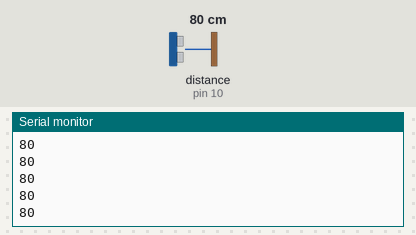
Recording of a sketch running on a simulated Arduino Uno, built with avr-gcc and run on an emulated ATmega328P. Parts: the last lines printed to the serial monitor. Wiring (inferred from the names in the program): ultrasonic range finder: trigger pin 11; echo pin 10. The inputs (shaded band) are chosen by the test bench; at power-on: distance to the obstacle (sensor on pin 10) 80 cm. The echo pulse lasts 58.3 µs per cm.

Above: at 1.2 s.
1.3 s: distance to the obstacle (sensor on pin 10) set to 2 cm
At 1.8 s:
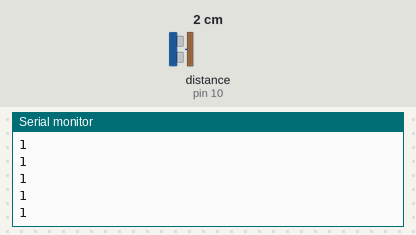
2.8 s: distance to the obstacle (sensor on pin 10) set to 4 cm
At 3.5 s:
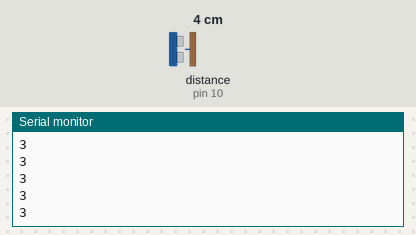
Timing chart, 0 to 5.8 s (numbered marks = the images above; inputs shaded):
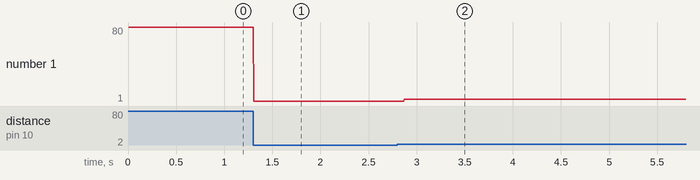

Measured:
- after the input at 1.3 s, the serial monitor: prints a new line at once (image 1)
- after the input at 2.8 s, the serial monitor: prints a new line after 0.07 s (image 2)
- plotted number 1: 80 → 1 after the input at 1.3 s, 1 → 3 after the input at 2.8 s

The sketch:

simulacao.ino
```cpp
int trigger = 11;
int echo = 10;
int dist = 0;

void setup(){
 pinMode(trigger, OUTPUT);
 pinMode(echo, INPUT);
 Serial.begin(9600);

}

void loop(){
 digitalWrite(trigger, LOW);
 delayMicroseconds(5);
 digitalWrite(trigger, HIGH);
 delayMicroseconds(10);
 digitalWrite(trigger, LOW);

  dist = pulseIn(echo, HIGH);
  dist = dist / 58;
  Serial.println(dist);

}
```
